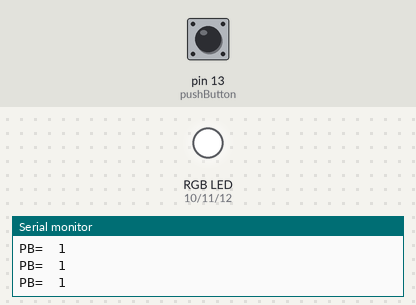
This sketch was run on a simulated Arduino Uno, built with avr-gcc and run on an emulated ATmega328P. On the bench: an RGB LED mixed from three pins (HIGH = lit), the last lines printed to the serial monitor. The test bench sets the inputs (shaded band); at power-on: pin 13 (pushButton) HIGH.

Above: at 1.2 s.
1.3 s: pin 13 (pushButton) pulled LOW for 0.15 s
At 1.38 s:
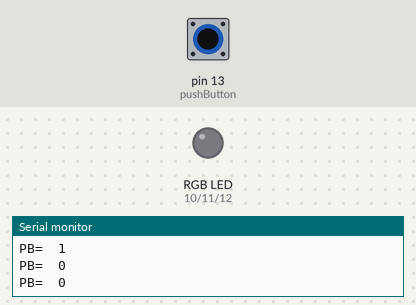
2.9 s: pin 13 (pushButton) pulled LOW for 3.2 s
At 6.7 s:
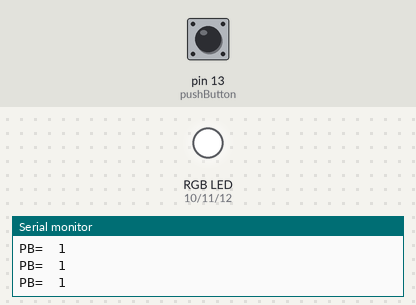
Timing chart, 0 to 8.2 s (numbered marks = the images above; inputs shaded):
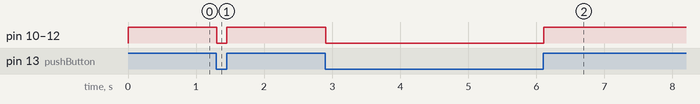

Measured:
- after the input at 1.3 s, pin 10 (Red), pin 11 (Green), pin 12 (Blue): HIGH → LOW at once, → HIGH 0.15 s later
- after the input at 2.9 s, pin 10 (Red), pin 11 (Green), pin 12 (Blue): HIGH → LOW at once, → HIGH 3.2 s later

The sketch:

8.PB_not_pressed_RGB_white_PB_pressed_RGB_off.ino
```cpp
/*
  This program enables the builtin pullup resistor on the pushbutton pin by setting it as an INPUT_PULLUP.
  It will read the state of the pushButton using digitalRead() function.
  When pushButton is not pressed it RGB Led is HIGH (1) and white color appears.
  RGB Led is LOW (0) when pushButton is pressed.
  The state of the pushButton will be displayed on Serial Monitor for troubleshooting purposes.
*/


 //declare variables for the pins
 int pushButton = 13;     //pushButton pin is connected to pin 13
 int Red   = 10;          //Red pi is connected to pin 10
 int Green = 11;          //Green pin is connected to pin 11
 int Blue  = 12;          //Blue pin is connected to pin 12

void setup() {
  pinMode(pushButton, INPUT_PULLUP);   //initialize pin as an INPUT with internal pullup resistor enabled
  pinMode(Red,   OUTPUT);    //initialize Red pin as an OUTPUT
  pinMode(Green, OUTPUT);    //initialize Green pin as an OUTPUT
  pinMode(Blue,  OUTPUT);    //initialize Blue pin as an OUTPUT
  Serial.begin(9600);        //initialize Serial Monitor with baud rate of 9600
 }

void loop() {
  int buttonState = digitalRead(pushButton);    //read pushButton pin's state and store results in the buttonState variable
  if (buttonState==HIGH) {        //pushButton is not pressed RGB led is on (HIGH), white color appears
    digitalWrite(Red,   HIGH);    //turn on Red led
    digitalWrite(Green, HIGH);    //turn on Green led
    digitalWrite(Blue,  HIGH);    //turn on Blue led
  }

  else {                          //pushButton is pressed RGB led is off
    digitalWrite(Red,   LOW);     //turn off Red led
    digitalWrite(Green, LOW);     //turn off Green led
    digitalWrite(Blue,  LOW);     //turn off Blue led
  }

  //display pushButton's state on the Serial Monitor for troubleshooting
  Serial.print("PB=");            //print a label for pushButton's state
  Serial.print("\t");             //add a tab space for easier reading
  Serial.println(buttonState);    //display pushButton's state on the Serial Monitor
}
```
